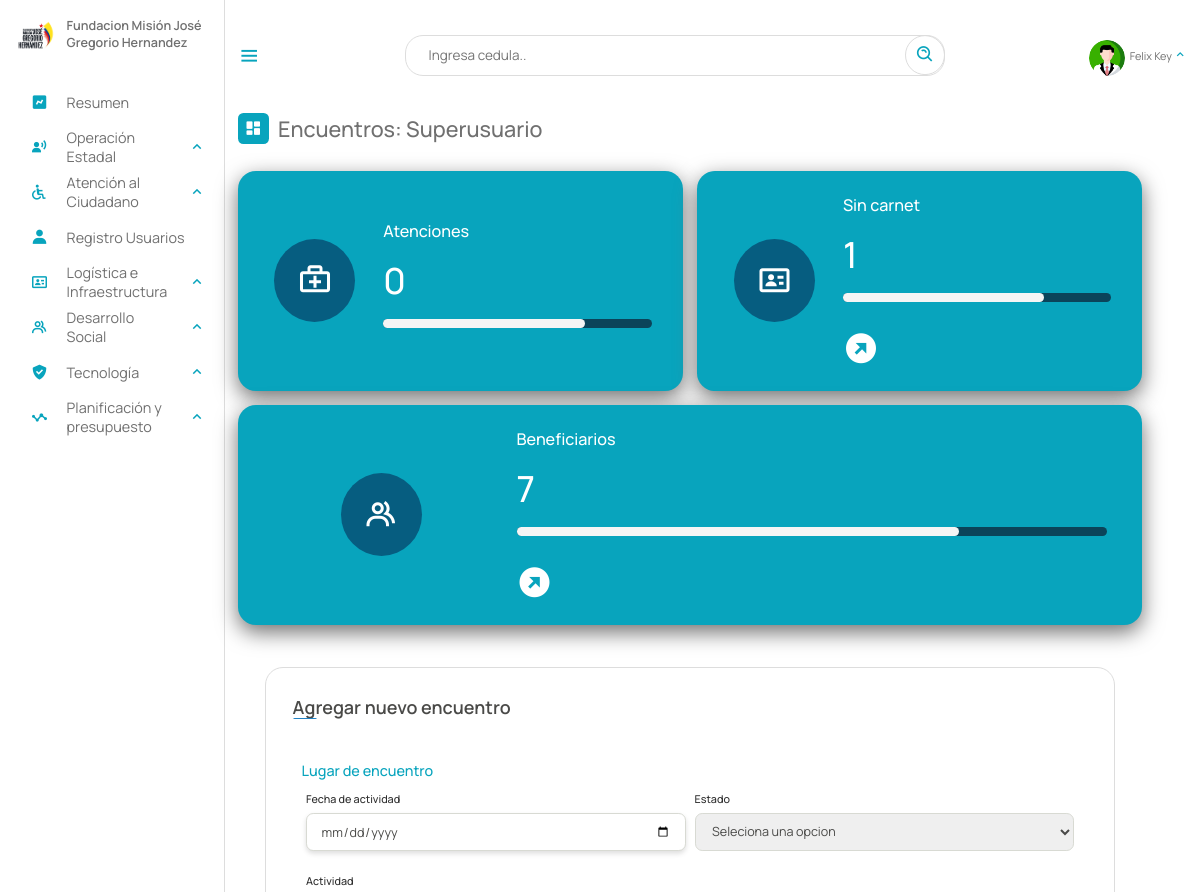
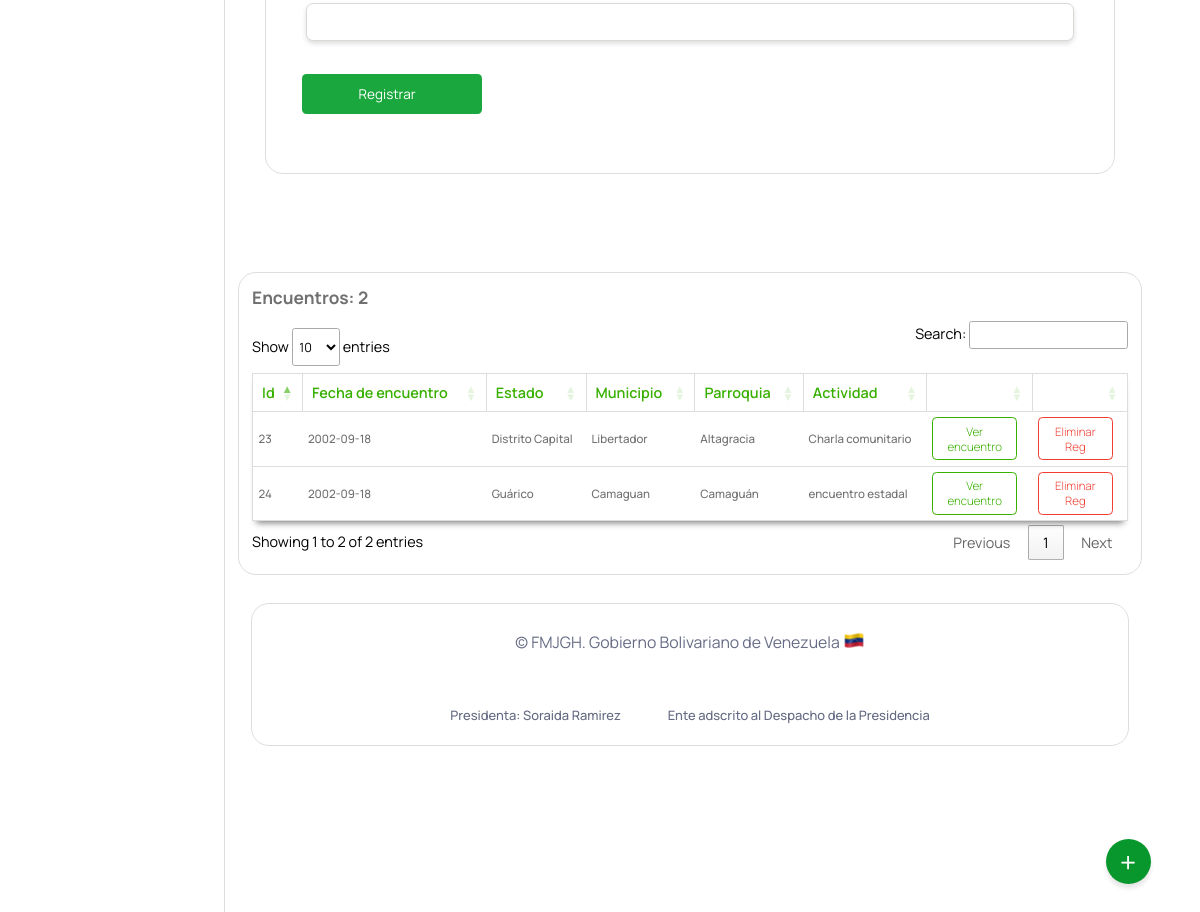
The app's page /Escritorio/10-encuentros.php (signed in) with its own data (2 pictures, top to bottom).
### tables this page shows
CREATE TABLE `encuentros` (
  `id` int(11) NOT NULL AUTO_INCREMENT,
  `fecha_encuentro` date NOT NULL,
  `estado` varchar(10) NOT NULL,
  `municipio` varchar(20) NOT NULL,
  `parroquia` varchar(10) NOT NULL,
  `actividad` text NOT NULL,
  `gerencia` varchar(5) DEFAULT NULL,
  PRIMARY KEY (`id`),
  KEY `estado` (`estado`,`municipio`),
  KEY `municipio` (`municipio`),
  KEY `parroquia` (`parroquia`),
  KEY `gerencia` (`gerencia`),
  CONSTRAINT `encuentros_ibfk_1` FOREIGN KEY (`estado`) REFERENCES `estados` (`id_estados`) ON DELETE CASCADE,
  CONSTRAINT `encuentros_ibfk_2` FOREIGN KEY (`municipio`) REFERENCES `municipios` (`id_municipios`) ON DELETE CASCADE,
  CONSTRAINT `encuentros_ibfk_3` FOREIGN KEY (`parroquia`) REFERENCES `parroquia` (`id`) ON DELETE CASCADE,
  CONSTRAINT `encuentros_ibfk_4` FOREIGN KEY (`gerencia`) REFERENCES `gerencia` (`id`) ON DELETE CASCADE ON UPDATE CASCADE
);

CREATE TABLE `estados` (
  `id_estados` varchar(10) NOT NULL,
  `nombre_estado` text NOT NULL,
  PRIMARY KEY (`id_estados`)
);

CREATE TABLE `municipios` (
  `id_municipios` varchar(20) NOT NULL,
  `estado` varchar(10) NOT NULL,
  `nombre` text NOT NULL,
  PRIMARY KEY (`id_municipios`),
  KEY `estado` (`estado`)
);

CREATE TABLE `parroquia` (
  `id` varchar(10) NOT NULL,
  `municipio` varchar(20) NOT NULL,
  `nombre_parroquia` text NOT NULL,
  PRIMARY KEY (`id`),
  KEY `municipio` (`municipio`)
);

### php/01-atenciones.php (called while the page is built, shortened)
<?php
include_once("ManejadorBD.php");
class Atenciones extends ManejadorBD
{
	private $cnn;
	public function __construct($tipoConexion)
	{
		$this->cnn = parent::conectar($tipoConexion);
	}
	public function contarTodasAtencionesa()
	{
		try {
			$stmt = $this->cnn->prepare("SELECT * FROM `atenciones` WHERE fecha_aten IS NOT NULL");
			$stmt->setFetchMode(PDO::FETCH_ASSOC);
			$stmt->execute();
			return $stmt->fetchAll();
		} catch (PDOException $error) {
			echo "Error: ejecutando consulta SQL." . $error->getMessage();
			exit();
		}
	}
}

### php/ManejadorBD.php (called while the page is built, shortened)
<?php
	class ManejadorBD extends PDO {
		public $srv	= SRV;
		public $usr	= USR;
		public $pas	= PAS;
		public $dbn	= BDN;
		public function conectar($tipoConexion){
			try{
				switch ($tipoConexion) {
				    case 1:
				        $dsn = "mysql:host=$this->srv;dbname=$this->dbn";
				        break;
				}
				$dbh = new PDO($dsn, $this->usr, $this->pas);
    			$dbh->setAttribute(PDO::ATTR_ERRMODE, PDO::ERRMODE_EXCEPTION);
			}catch(PDOException $error){
                echo "Error al Conectar con la Base de Datos: ".$error->getMessage();
                exit();
			}
            $this->conexionBD = $dbh;
			return $this->conexionBD;
		}
	}
?>

### php/01-discapacitados.php (called while the page is built, shortened)
<?php
include_once("ManejadorBD.php");
class Discapacitados extends ManejadorBD
{
	private $cnn;
	public function __construct($tipoConexion)
	{
		$this->cnn = parent::conectar($tipoConexion);
	}
	public function consultageneralsincarnet()
	{
		try {
			$stmt = $this->cnn->prepare("SELECT cedula, nombre, apellido, estados.nombre_estado, discapacid_e.nombre_e , telefono, edad, email, certificado FROM `beneficiario` , estados, discapacid_e WHERE certificado = ''and beneficiario.estado = estados.id_estados and beneficiario.discapacidad = discapacid_e.id_e; ");
			$stmt->setFetchMode(PDO::FETCH_ASSOC);
			$stmt->execute();
			return $stmt->fetchAll();
		} catch (PDOException $error) {
			echo "Error: ejecutando consulta SQL." . $error->getMessage();
			exit();
		}
	}
	public function consultarTodosDiscapacitados()
	{
		try {
			$stmt = $this->cnn->prepare("SELECT cedula, nombre, apellido, estado, discapacidad FROM `beneficiario` WHERE 1");
			$stmt->setFetchMode(PDO::FETCH_ASSOC);
			$stmt->execute();
			return $stmt->fetchAll();
		} catch (PDOException $error) {
			echo "Error: ejecutando consulta SQL." . $error->getMessage();
			exit();
		}
	}
}

### php/05-encuentro.php (called while the page is built, shortened)
<?php
include_once("ManejadorBD.php");
class encuentro extends ManejadorBD{
        private $cnn;
        public function __construct($tipoConexion){
            $this->cnn = parent::conectar($tipoConexion);
        }
		public function consultarTodosEncuentro(){
			try{
				$stmt = $this->cnn->prepare("SELECT encuentros.id, encuentros.fecha_encuentro, estados.nombre_estado, municipios.nombre, parroquia.nombre_parroquia, encuentros.actividad, encuentros.gerencia FROM encuentros, municipios, estados, parroquia WHERE
				encuentros.estado = estados.id_estados AND
				encuentros.municipio = municipios.id_municipios AND
				encuentros.parroquia = parroquia.id");
				$stmt->setFetchMode(PDO::FETCH_ASSOC);
				$stmt->execute();
				return $stmt->fetchAll();
	        }catch(PDOException $error) {
				echo "Error: ejecutando consulta SQL.".$error->getMessage();
				exit();
	        }
		}
}
?>

### Escritorio/10-encuentros.php (the view, shortened to what this page needs)
<?php
include_once("partearriba.php");
?>
<link rel="stylesheet" type="text/css" href="https://cdn.datatables.net/1.11.3/css/jquery.dataTables.min.css">
<div class="dash-contenido">
    <div class="overview">
        <div class="titulo">
            <i class='bx bxs-dashboard'> </i>
            <span class="link-name">Encuentros: <?php echo $rol ?></span>
        </div>
    </div>
    <div class="boxes">
        <?php
        include_once("../php/01-discapacitados.php");
        $dis = new Discapacitados(1);
        $consulta = $dis->consultarTodosDiscapacitados();
        $sincarnet = $dis->consultageneralsincarnet();
        include_once("../php/01-atenciones.php");
        $aten = new Atenciones(1);
        $atenciones =  $aten->contarTodasAtencionesa();
        ?>
        <div class="box box1">
            <div class="contenedor-box">
                <div class="boxes1">
                    <div class="cont-box">
                        <i class='bx bx-first-aid'></i>
                    </div>
                </div>
                <div class="boxes2">
                    <span class="link-name">Atenciones</span></a>
                    <span class="number"><?php echo count($atenciones) ?></span>
                    <div class="progress">
                        <div class="progress-bar" style="width:75%;">
                        </div>
                    </div>
                </div>
            </div>
        </div>
        <div class="box box1">
            <div class="contenedor-box">
                <div class="boxes1">
                    <div class="cont-box">
                        <i class='bx bx-id-card'></i>
                    </div>
                </div>
                <div class="boxes2">
                    <span class="link-name"><a href="sincarnet.php">Sin carnet </a></span>
                    <span class="number"><?php echo count($sincarnet) ?></span>
                    <div class="progress">
                        <div class="progress-bar" style="width:75%;">
                        </div>
                    </div>
                    <span> <a href="sincarnet.php" class="ir"><i class='bx bxs-right-top-arrow-circle'></i></a></span>
                </div>
            </div>
        </div>
        <div class="box box1">
            <div class="contenedor-box">
                <div class="boxes1">
                    <div class="cont-box">
                        <i class='bx bx-group'></i>
                    </div>
                </div>
                <div class="boxes2">
                    <span class="link-name"><a href="Beneficiarios.php">Beneficiarios </a></span>
                    <span class="number"><?php echo count($consulta); ?></span>
                    <div class="progress">
                        <div class="progress-bar" style="width:75%;">
                        </div>
                    </div>
                    <span> <a href="Beneficiarios.php" class="ir"><i class='bx bxs-right-top-arrow-circle'></i></a></span>
                </div>
            </div>
        </div>
    </div>
    <div class="cont-registro">
        <div class="container">
            <header>
                Agregar nuevo encuentro
            </header>
            <form method="post" class="dos">
                <div class="form first">
                    <div class="details personal">
                        <span class="title">Lugar de encuentro</span>
                        <div class="fields">
                            <div class="input-field dos">
                                <label>Fecha de actividad</label>
                                <input type="date" id="fecha_encuentro" name="fecha_encuentro">
                            </div>
                            <div class="input-field">
                                <label>Estado</label>
                                <select name="estado" id="estado" require>
                                    <option value="0">Seleciona una opcion</option>
                                </select>
                            </div>
                            <div class="input-field dos">
                                <label>Actividad</label>
                                <input type="text" id="actividad" name="actividad">
                            </div>
                        </div>
                    </div>
                </div>
                <button class="nextBtn" name="registro" id="registro">
                    <span class="btnText">Registrar</span>
                </button>
        </div>
    </div>
    <div class="reportes-totales">
    </div>
    <div class="tabla-atencion">
        <?php
        include_once("../php/05-encuentro.php");
        $aten = new encuentro(1);
        $consulta = $aten->consultarTodosEncuentro();
        $cantidadRegistros = count($consulta);
        ?>
        <h2>Encuentros: <?php echo $cantidadRegistros ?></h2>
        <table id="atencion">
            <thead>
                <tr>
                    <th>Id</th>
                    <th>Fecha de encuentro</th>
                    <th>Estado</th>
                    <th>Municipio</th>
                    <th>Parroquia</th>
                    <th>Actividad</th>
                    <th></th>
                    <th></th>
                </tr>
            </thead>
            <tbody>
                <?php
                include_once("../php/05-encuentro.php");
                $aten = new encuentro(1);
                $consulta = $aten->consultarTodosEncuentro();
                if ($consulta) {
                    foreach ($consulta as $registros) {
                        if ($registros["gerencia"] == $gerencia || $rol == "Superusuario") {
                ?>
                            <tr>
                                <td><?php echo $registros["id"] ?></td>
                                <td><?php echo $registros["fecha_encuentro"] ?></td>
                                <td><?php echo $registros["nombre_estado"] ?></td>
                                <td><?php echo $registros["nombre"] ?></td>
                                <td><?php echo $registros["nombre_parroquia"] ?></td>
                                <td><?php echo $registros["actividad"] ?></td>
                                <td><a href="10-verEncuentro.php?id=<?php echo $registros["id"] ?>">Ver encuentro</a></td>
                                <?php if ($rol == "Superusuario") { ?>
                                    <td><a href="eliminar/eliminar_encuentro.php?id=<?php echo $registros["id"] ?>" class="eliminar">Eliminar Reg</a></td>
                                <?php } else {
                                    echo "<td></td>";
                                } ?>
                            </tr>
                <?php
                        }
                    }
                }
                ?>
            </tbody>
        </table>
    </div>
    <?php
    include_once("parteabajo.php");
    ?>

### Escritorio/estilo.css (style rules this page uses)
* { font-family: 'Manrope', sans-serif; margin: 0; padding: 0; box-sizing: border-box; scroll-behavior: smooth; }
:root { --body-color: ; --tran-03:all 0.2 ease ; --tran-03:all 0.3s ease ; --tran-03:all 0.4s ease ; --tran-03:all 0.5s ease ; }
body { height: 100vh; background-color: #fff; }
.menu-dash .dash-contenido { padding-top: 45px; }
.menu-dash .titulo { display: flex; align-items: center; margin: 70px 0 30px 0; }
.menu-dash .titulo i { position: relative; height: 35px; width: 35px; background-color: #08A4BD; border-radius: 6px; color: #fff; display: flex; align-items: center; justify-content: center; font-size: 20px; }
.menu-dash .titulo .link-name { font-size: 24PX; font-weight: 500; color: #707070; margin-left: 10px; }
.menu-dash .boxes { display: flex; align-items: normal; justify-content: space-evenly; gap: 1rem; width: 100%; flex-wrap: wrap; }
.menu-dash .boxes .box { width: 400px; flex-grow: 100; }
.contenedor-box { display: flex; width: 100%; height: 100%; box-sizing: border-box; }
.contenedor-box .boxes1, .boxes2 { display: flex; width: 29%; justify-content: center; align-items: center; height: 100%; }
.contenedor-box .boxes1 .cont-box { background-color: #065d80; border-radius: 100%; padding: 25px; }
.contenedor-box .boxes2 { display: flex; flex-direction: column; width: 70%; justify-content: center; align-items: start; height: 100%; gap: 1em; padding: 10px; }
.progress { height:10px; width: 100%; border: 1px solid none; border-radius: 5px; background-color: #0b445a; margin-bottom: 15px; }
.progress-bar { height: 100%; background: whitesmoke; display: flex; align-items: center; transition: width 0.25s; border-radius: 5px; max-width: 100%; }
.menu-dash .boxes .box { padding: 15px 20px; border-radius: 20px; background-color: #08A4BD; width: (100% / 3 - 15px); display: flex; flex-direction: column; align-items: center; box-shadow: 0 .5rem 1.5rem #707070; transition: 0.3s; }
.menu-dash .boxes .box a { text-decoration: none; color: #fff; }
.boxes .box .link-name { white-space: nowrap; font-size: 18px; font-weight: 500; color: #fff; }
.boxes .box .number { white-space: nowrap; font-size: 40px; font-weight: 500; color: #fff; }
.boxes .box i { font-size: 40px; color: #fff; }
.boxes .box.box1 { background-color: #08A4BD; }
.cont-registro { background-color: white; max-width: 100%; margin-top: 2rem ; border-radius: 20px; padding: 15px; }
.container { background-color: #fff; border: 1px solid #ddd; max-width: 100%; border-radius: 20px; padding: 30px; margin: 0 15px; }
.container header { position: relative; font-size: 20px; font-weight: 600; color: #4a4a48; }
.container header::before { content: ""; position: absolute; bottom: -2px; left: 0; height: 3px; width: 27px; border-radius: 8px; background-color: #2081c3; }
.container form { position: relative; margin-top: 16px; padding: 10px; background-color: #fff; }
.first { height: auto; }
.container form.dos { position: relative; margin-top: 0px; padding: 10px; min-height: 100px; background-color: #fff; }
.container form .details { margin-top: 30px; display: flex; flex-direction: column; }
.container form .title { display: block; margin-bottom: 8px; font-size: 16px; font-weight: 500; margin: 6px 0; color: #08A4BD; }
.container form .fields { display: flex; align-items: center; justify-content: space-between; flex-wrap: wrap; }
form .fields .input-field { display: flex; width: calc(100%/3 - 20px); flex-direction: column; margin: 4px 5px; flex-grow: 400; flex-basis: 400px; }
.input-field label { font-size: 12px; font-weight: 500; color: #2e2e2e; }
.input-field input, select { outline: none; font-size: 14px; font-weight: 400; color: #4A4A48; border: 1px solid #D8DAD3; border-radius: 8px ; height: 42px; margin: 8px 0; padding: 0 15px; }
.input-field input[type="date"]:valid { color: #4A4A48; }
.container form button { display: flex; color: #fff; align-items: center; justify-content: center; height: 45px; font-weight: 400; max-width: 200px; width: 100%; border: none; border-radius: 5px; outline: none; background-color:#1AA83E; margin: 25px 0; transition: all 0.3 linear; cursor: pointer; gap: 10px; }
.container form .btnText { font-size: 15px; }
table { width: 100%; }

### Escritorio/02-buttons/01-buttons.css (style rules this page uses)
body { margin: 0; padding: 0; }

### records on screen
encuentros: id "23", fecha_encuentro "2002-09-18", estado.nombre_estado "Distrito Capital", municipio.nombre "Libertador", parroquia.nombre_parroquia "Altagracia", actividad "Charla comunitario"
encuentros: id "24", fecha_encuentro "2002-09-18", estado.nombre_estado "Guárico", municipio.nombre "Camaguan", parroquia.nombre_parroquia "Camaguán", actividad "encuentro estadal"

### other values on screen
$NombreUsuarioActivo "Felix Key"
$rol "Superusuario"
count($atenciones) "0"
count($sincarnet) "1"
count($consulta) "7"
$cantidadRegistros "2"
